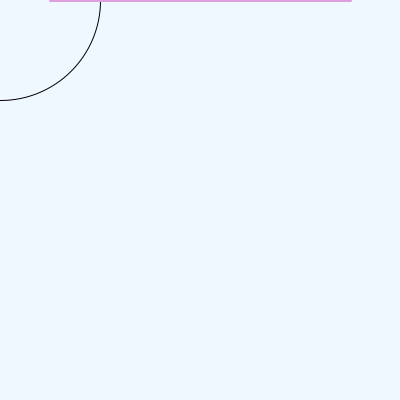
Frame 1 (no input)
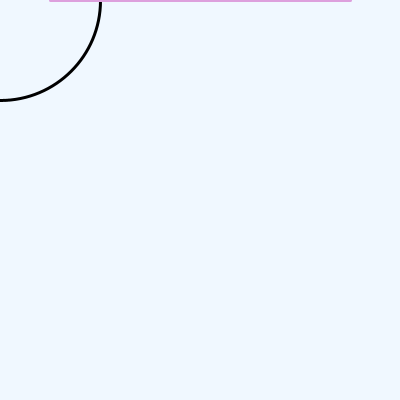
Frame 60 (the mouse pressed at the canvas centre just before this capture)
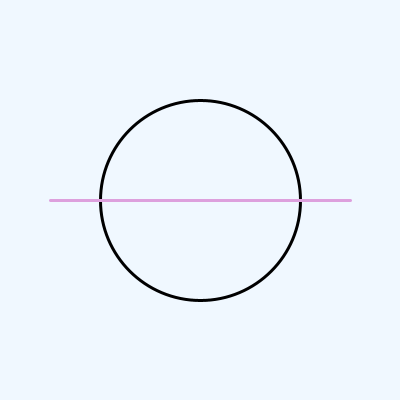
Frame 120 (the mouse held since frame 60 and released just before this capture)

The Processing sketch that drew these frames (run headless with seeded random() and noise(); from frame 60 on, the mouse is pressed at the canvas centre):

// Processing sketch: processing_135792
// ── processing_135792.pde

void setup()
{
  size(400,400);
  smooth();
}
void draw(){
  background(240,248,255);
noStroke();
  stroke(0);
  noFill();
  ellipse(mouseX,mouseY,200,200);
  strokeWeight(3);
  noStroke();
  fill(147,112,219,70);
  rect(400-mouseX,mouseY*2,175,175);
  strokeWeight(3);
  stroke(221,160,221);
  line(50,mouseX,350,mouseY);
}
